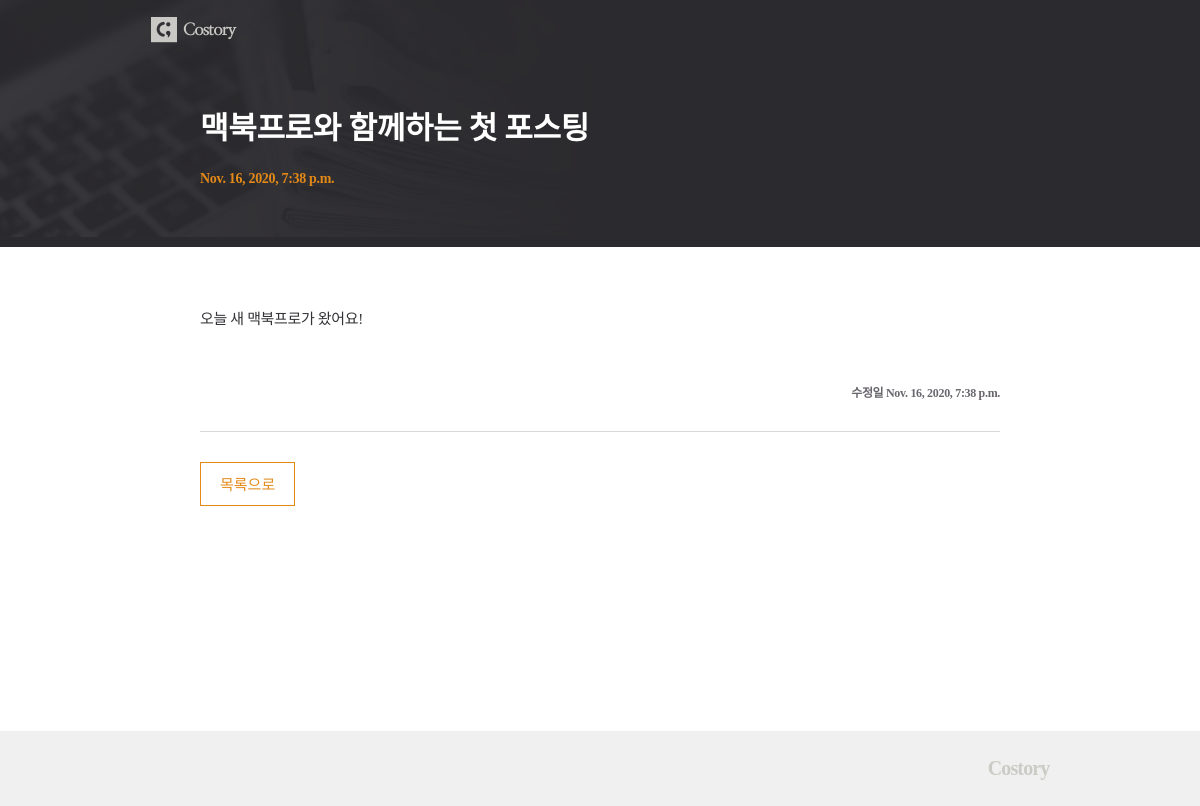
The app's page /posts/1/ with its own data.
### posts/models.py (models this page shows, shortened)
class Post(models.Model):
    title = models.CharField(max_length=50)
    content = models.TextField()
    dt_created = models.DateTimeField(verbose_name="Date Created", auto_now_add=True)
    dt_modified = models.DateTimeField(verbose_name="Date Modified", auto_now=True)

### posts/views.py (the view)
# urls.py: path('posts/<int:post_id>/', views.post_detail, name='post-detail'),
def post_detail(request, post_id):
    post = Post.objects.get(id=post_id)
    context = {'post': post}
    return render(request, 'posts/post_detail.html', context)

### posts/templates/posts/post_detail.html
{% extends './base.html' %}
{% load static %}
{% block css %}
    <link rel="stylesheet" href="{% static 'posts/css/post_detail.css' %}">
{% endblock css %}
{% block post_header %}
    <div class="container">
        <h1 class="title">{{post.title}}</h1>
        <p class="date">{{post.dt_created}}</p>
    </div>
{% endblock post_header %}
{% block content %}
    <div class="content">
        <p class="text">{{post.content|linebreaksbr}}</p>
        <p class="date_md">수정일 <span>{{post.dt_modified}}</span></p>
    </div>
    <div class="btn">
        <div class="btn_list"><a href="{% url 'post-list' %}">목록으로</a></div>
    </div>
{% endblock content %}

### posts/static/posts/css/post_detail.css (style rules this page uses)
h1,h2,h3,p,a,ul,li { margin: 0; padding: 0; font-family : 'NanumMyeongjo'; font-weight: 200; list-style: none; text-decoration: none; outline: none; color: black; }
html { position: relative; min-height: 100%; margin: 0; }
body { min-height: 100%; margin: 0; padding: 0; background: #fff; -webkit-font-smoothing: antialiased; -moz-osx-font-smoothing: auto; }
.container { width: 800px; margin: 0 auto; }
.title { padding: 43px 0 23px; font-size: 31px; font-weight: bold; color: #fff; letter-spacing: -0.32px; }
.date { padding-bottom: 60px; font-size: 14px; font-weight: bold; color: #e38917; letter-spacing: -0.32px; }
.content { margin-top: 60px; padding-bottom: 30px; border-bottom: 1px solid #d8d8d8; }
.content .text { font-size: 15px; color: #333236; line-height: 1.73; letter-spacing: -0.35px; }
.content .date_md { padding-top: 50px; text-align: right; font-size: 12px; font-weight: bold; color: #69666d; letter-spacing: -0.32px; }
.btn { overflow: hidden; margin-top: 30px; }
.btn_list { float: left; }
.btn_list a { display: inline-block; padding: 10px 19px 11px; color: #e38917; font-size: 15px; border: 1px solid #e38917; }

### records on screen
Post: title "맥북프로와 함께하는 첫 포스팅", dt_created "Nov. 16, 2020, 7:38 p.m.", content "오늘 새 맥북프로가 왔어요!", dt_modified "Nov. 16, 2020, 7:38 p.m."
